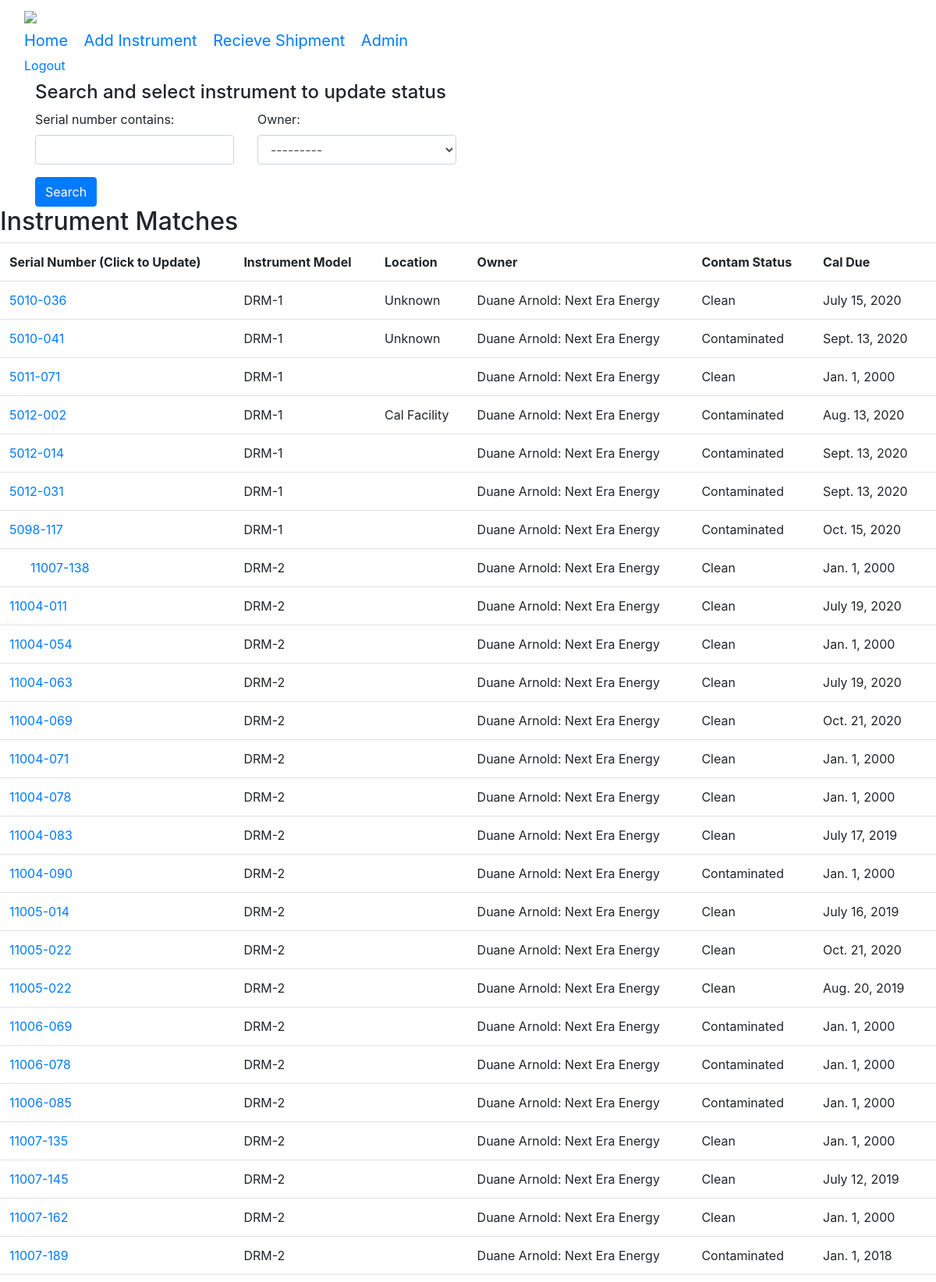
The page /recieve/ (signed in, upper part) on the database its author committed.
### instruments/models.py (models this page shows, shortened)
class Instrument(models.Model):
    instrument_id = models.AutoField(primary_key=True, editable=False)
    serial_number = models.CharField(max_length=24)
    instrument_model = models.ForeignKey('InstrumentModels', models.DO_NOTHING, db_column= "instrument_model",blank=True, null=True)
    owner = models.ForeignKey('Customer', models.DO_NOTHING, db_column= "owner", blank=True, null=True)
    cal_due = models.DateField(auto_now=False, db_column = 'cal_due')
    notes = models.CharField(db_column = 'notes', max_length=512, blank= True, null = True)
    location = models.ForeignKey('Location', models.DO_NOTHING, db_column='location', blank= True, null = True)
    status = models.ForeignKey('Status', models.DO_NOTHING, db_column='status', blank= True, null = True)
    contam_status = models.ForeignKey('ContamStatus', models.DO_NOTHING, db_column= "contam_status",blank=True, null=True)
    slug = AutoSlugField(null=True, default=None, unique= True, populate_from= 'serial_number',max_length = 200)
    class Meta:
        managed = True
        db_table = 'instruments'

class InstrumentModels(models.Model):
    manufacturer = models.CharField(max_length=48)
    model = models.CharField(max_length=48)
    instrument_type= models.ForeignKey('InstrumentType',models.DO_NOTHING, db_column='instrument_type', blank=True, null=True)
    def __str__(self):
        return self.model
    class Meta:
        managed = True
        db_table = 'instrument_models'

class Location(models.Model):
    location_id= models.AutoField(primary_key = True, editable = False)
    instrument_location = models.CharField(max_length = 64,blank=True, null=True)
    def __str__(self):
        return self.instrument_location
    class Meta:
        managed = True
        db_table = 'instrument_location'

class Customer(models.Model):
    customer_id = models.AutoField(primary_key=True, editable=False)
    company_name = models.CharField(max_length=64, blank=True, null=True)
    site_name = models.CharField(max_length=64, blank=True, null=True)
    def __str__(self):
        return "{}: {}".format(self.site_name, self.company_name)
    class Meta:
        managed = True
        db_table = 'customer'

class ContamStatus(models.Model):
    contam_id =models.AutoField(primary_key = True, editable = False)
    contam_status = models.CharField(max_length = 64,blank=True, null=True)
    def __str__(self):
        return self.contam_status
    class Meta:
        managed = True
        db_table = 'contam_status'

### instruments/views.py (the view)
# urls.py: path('recieve/', vi.recieve_shipment), #recieve shipment,
def recieve_shipment(request):
    if not request.user.is_authenticated:
        return redirect('/login')
    instrument_list = Instrument.objects.all()
    instrument_filter = InstrumentFilter(request.GET, queryset= instrument_list)
    return render(request,'instruments/recieve/recieve_shipment.html', {'filter': instrument_filter})

### fcf2/templates/instruments/recieve/recieve_shipment.html (shortened to what this page needs)
{% extends "../base.html" %}
{% block body_block %}
{%load widget_tweaks%}
  <form method="get">
    <div class="well">
      <h4 style="margin-top: 0">Search and select instrument to update status</h4>
      <div class="row">
        <div class="form-group col-sm-4 col-md-3">
          {{ filter.form.serial_number.label_tag }}
          {% render_field filter.form.serial_number class="form-control" %}
        </div>
        <div class="form-group col-sm-4 col-md-3">
          {{ filter.form.owner.label_tag }}
          {% render_field filter.form.owner class="form-control" %}
        </div>
      </div>
      </div>
      <button type="submit" class="btn btn-primary">
         Search
      </button>
    </div>
  <h2>
  Instrument Matches
  </h2>
  <table class="table">
  <tr>
  <th>Serial Number (Click to Update)</th>
  <th>Instrument Model</th>
  <th>Location</th>
  <th>Owner</th>
  <th>Contam Status</th>
  <th>Cal Due</th>
  </tr>
  {% for file in filter.qs %}
    <tr>
    <td><a href="{%url 'update_detail' file.slug %}">  {{file.serial_number}}  </a></td>
    <td>{{ file.instrument_model}}</td>
    <td>{{ file.location}}</td>
    <td>{{ file.owner }}</td>
    <td>{{ file.contam_status }}</td>
    <td>{{file.cal_due}}</td>
    </tr>
  {% endfor %}
  </table>
{% endblock %}

### rows shown on the page
Instrument: serial_number "5010-036", instrument_model "DRM-1", location "Unknown", owner "Duane Arnold: Next Era Energy", contam_status "Clean", cal_due "July 15, 2020"
Instrument: serial_number "5010-041", instrument_model "DRM-1", location "Unknown", owner "Duane Arnold: Next Era Energy", contam_status "Contaminated", cal_due "Sept. 13, 2020"
Instrument: serial_number "5011-071", instrument_model "DRM-1", owner "Duane Arnold: Next Era Energy", contam_status "Clean", cal_due "Jan. 1, 2000"
Instrument: serial_number "5012-002", instrument_model "DRM-1", location "Cal Facility", owner "Duane Arnold: Next Era Energy", contam_status "Contaminated", cal_due "Aug. 13, 2020"
Instrument: serial_number "5012-014", instrument_model "DRM-1", owner "Duane Arnold: Next Era Energy", contam_status "Contaminated", cal_due "Sept. 13, 2020"
Instrument: serial_number "5012-031", instrument_model "DRM-1", owner "Duane Arnold: Next Era Energy", contam_status "Contaminated", cal_due "Sept. 13, 2020"
Instrument: serial_number "5098-117", instrument_model "DRM-1", owner "Duane Arnold: Next Era Energy", contam_status "Contaminated", cal_due "Oct. 15, 2020"
Instrument: serial_number "11007-138", instrument_model "DRM-2", owner "Duane Arnold: Next Era Energy", contam_status "Clean", cal_due "Jan. 1, 2000"
Instrument: serial_number "11004-011", instrument_model "DRM-2", owner "Duane Arnold: Next Era Energy", contam_status "Clean", cal_due "July 19, 2020"
Instrument: serial_number "11004-054", instrument_model "DRM-2", owner "Duane Arnold: Next Era Energy", contam_status "Clean", cal_due "Jan. 1, 2000"
Instrument: serial_number "11004-063", instrument_model "DRM-2", owner "Duane Arnold: Next Era Energy", contam_status "Clean", cal_due "July 19, 2020"
Instrument: serial_number "11004-069", instrument_model "DRM-2", owner "Duane Arnold: Next Era Energy", contam_status "Clean", cal_due "Oct. 21, 2020"
Instrument: serial_number "11004-071", instrument_model "DRM-2", owner "Duane Arnold: Next Era Energy", contam_status "Clean", cal_due "Jan. 1, 2000"
Instrument: serial_number "11004-078", instrument_model "DRM-2", owner "Duane Arnold: Next Era Energy", contam_status "Clean", cal_due "Jan. 1, 2000"
Instrument: serial_number "11004-083", instrument_model "DRM-2", owner "Duane Arnold: Next Era Energy", contam_status "Clean", cal_due "July 17, 2019"
Instrument: serial_number "11004-090", instrument_model "DRM-2", owner "Duane Arnold: Next Era Energy", contam_status "Contaminated", cal_due "Jan. 1, 2000"
Instrument: serial_number "11005-014", instrument_model "DRM-2", owner "Duane Arnold: Next Era Energy", contam_status "Clean", cal_due "July 16, 2019"
Instrument: serial_number "11005-022", instrument_model "DRM-2", owner "Duane Arnold: Next Era Energy", contam_status "Clean", cal_due "Oct. 21, 2020"
Instrument: serial_number "11005-022", instrument_model "DRM-2", owner "Duane Arnold: Next Era Energy", contam_status "Clean", cal_due "Aug. 20, 2019"
Instrument: serial_number "11006-069", instrument_model "DRM-2", owner "Duane Arnold: Next Era Energy", contam_status "Contaminated", cal_due "Jan. 1, 2000"
Instrument: serial_number "11006-078", instrument_model "DRM-2", owner "Duane Arnold: Next Era Energy", contam_status "Contaminated", cal_due "Jan. 1, 2000"
Instrument: serial_number "11006-085", instrument_model "DRM-2", owner "Duane Arnold: Next Era Energy", contam_status "Contaminated", cal_due "Jan. 1, 2000"
Instrument: serial_number "11007-135", instrument_model "DRM-2", owner "Duane Arnold: Next Era Energy", contam_status "Clean", cal_due "Jan. 1, 2000"
Instrument: serial_number "11007-145", instrument_model "DRM-2", owner "Duane Arnold: Next Era Energy", contam_status "Clean", cal_due "July 12, 2019"
Instrument: serial_number "11007-162", instrument_model "DRM-2", owner "Duane Arnold: Next Era Energy", contam_status "Clean", cal_due "Jan. 1, 2000"
Instrument: serial_number "11007-189", instrument_model "DRM-2", owner "Duane Arnold: Next Era Energy", contam_status "Contaminated", cal_due "Jan. 1, 2018"

### other values the page prints
{{ filter.form.serial_number.label_tag }} "Serial number contains:"
{{ filter.form.owner.label_tag }} "Owner:"
